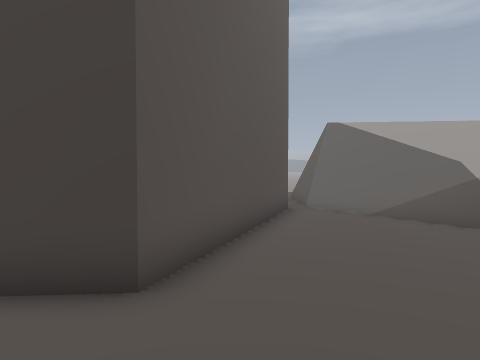
View 1 (above)

24 first-person views from a walk through a level from a Godot 3-D game. The camera is 1.5 m above the floor, tilts 2° down and sees 70° across. The floor is counted in squares, 2 m on a side. Each view is taken from the middle of a square. On the plan, view 1 faces up. The plan holds only what a view shows up to about 11 squares ahead; the rest is blank. The place goes on beyond the plan.

View 2
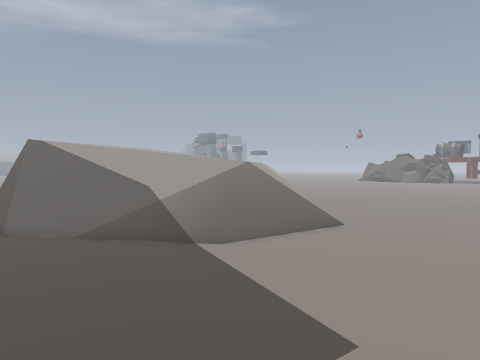

View 3
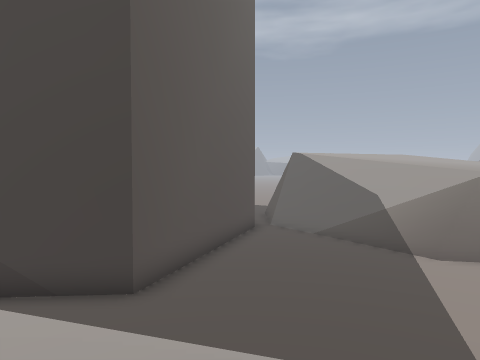

View 4
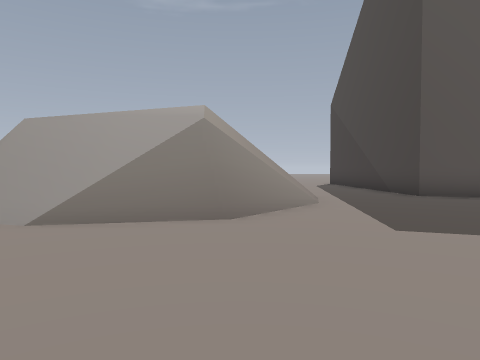

View 5
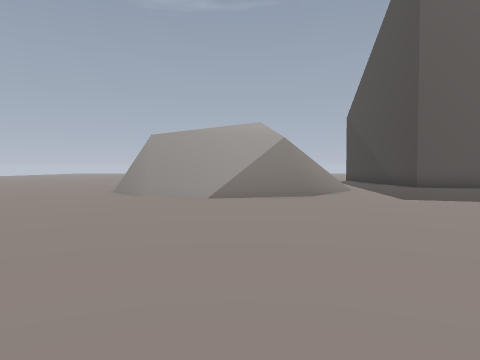

View 6
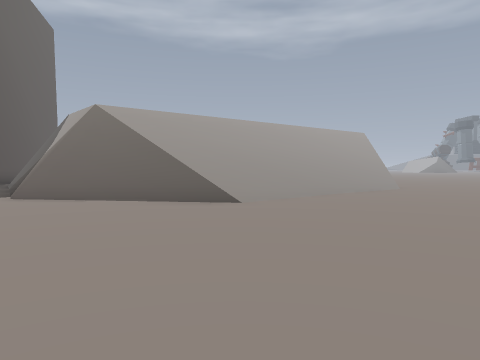

View 7
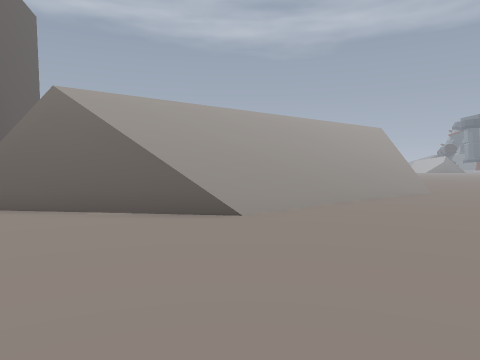

View 8
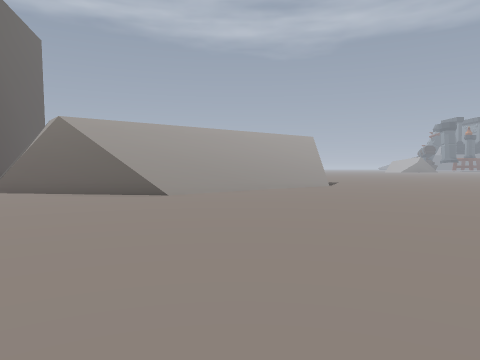

View 9
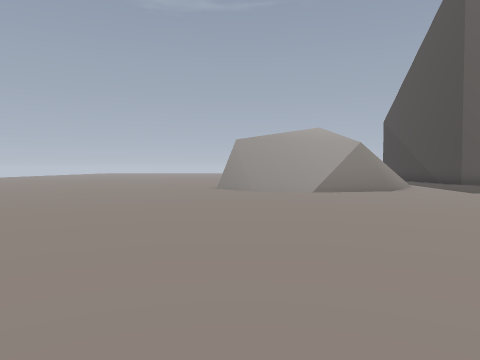

View 10
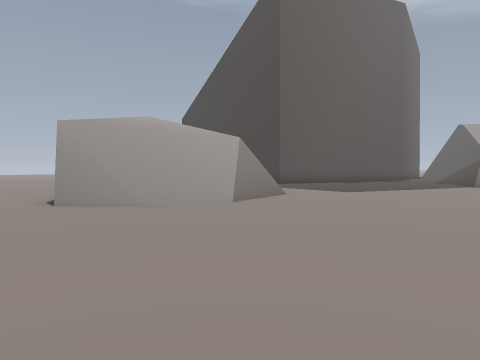

View 11
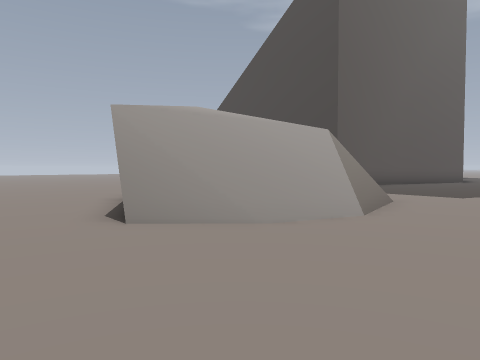

View 12
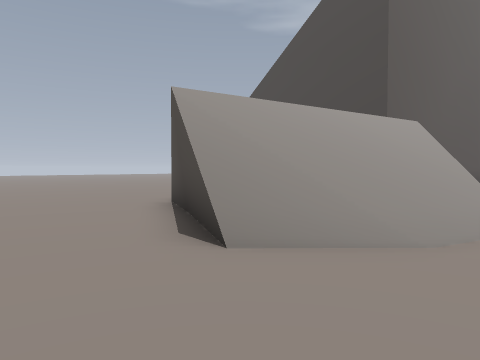

View 13
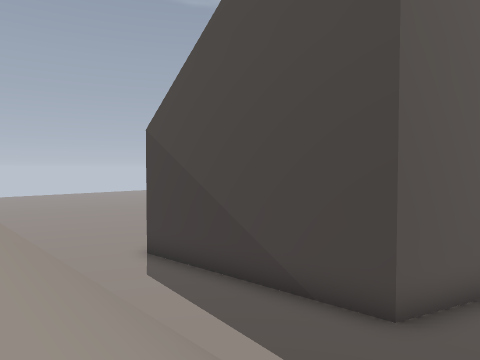

View 14
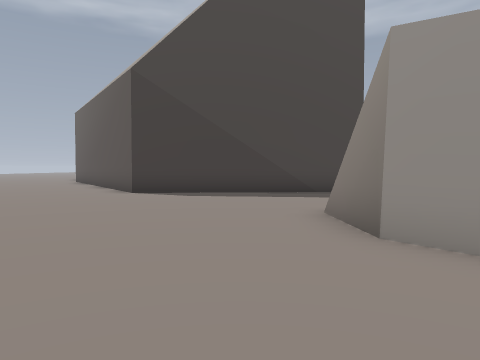

View 15
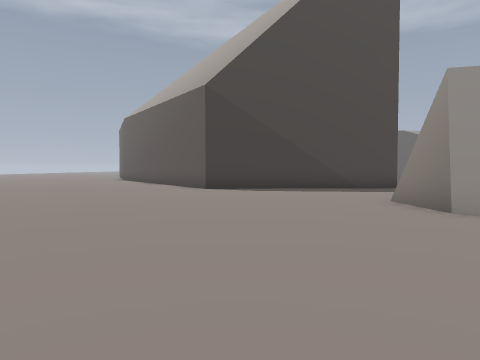

View 16
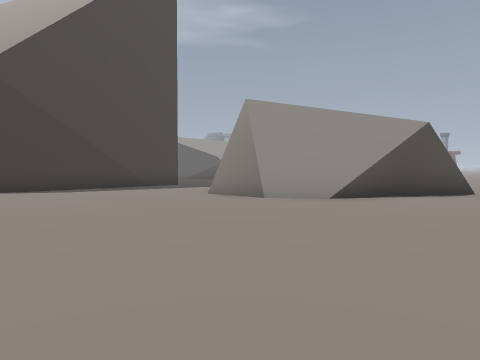

View 17
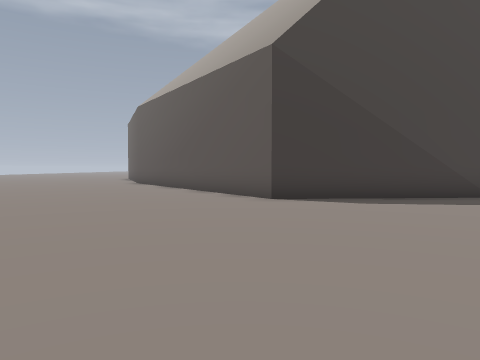

View 18
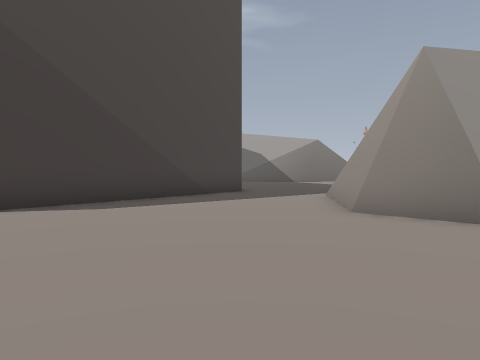

View 19
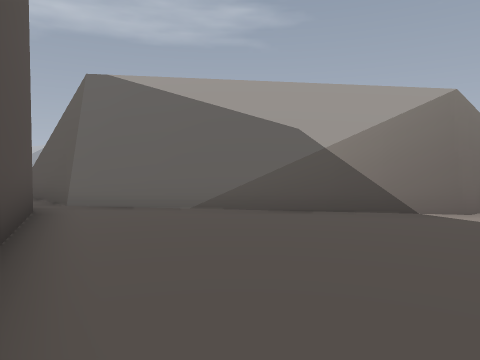

View 20
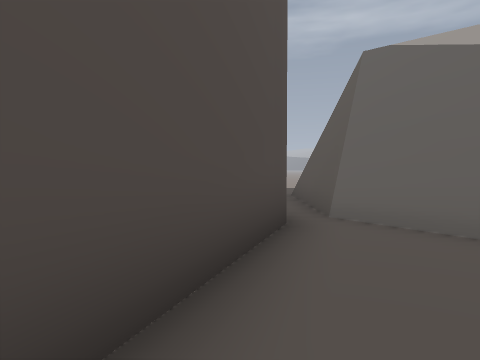

View 21
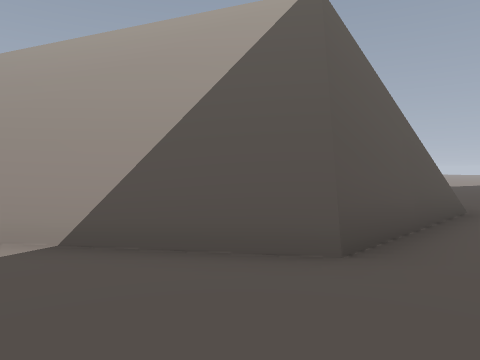

View 22
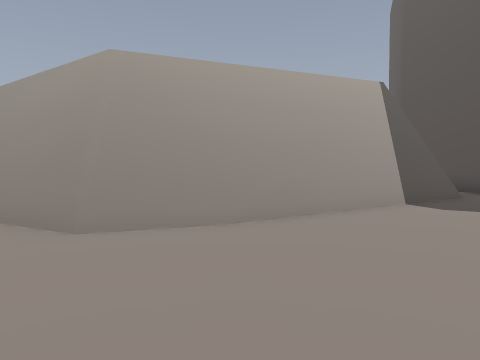

View 23
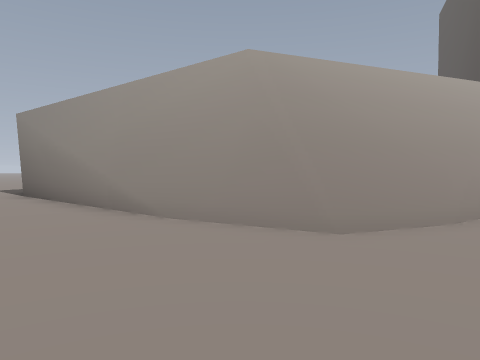

View 24
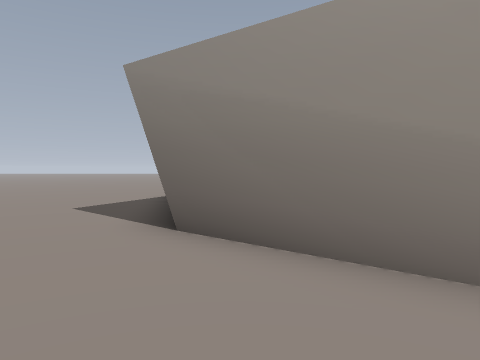

### Floor plan
Key: @ floor where view 1 was taken; # wall or solid block; . floor; / step, stairs or slope; = window, fence, low wall or low ledge; v drop or lower ground.
Columns run from 10 left of view 1 to 19 right of it. Each row starts with its distance up from view 1.
 25                   .  .
 24                  ......
 23                 ........
 22                 ........
 21                ..../=....
 20               ....///#.....
 19            .....##///###....
 18            ....##////vv##....
 17            ...##//////vv##...
 16            ..#v////    //v#...
 15            #.#///        //#..
 14            #.#v            /..
 13            #.#v/            ..
 12            #.##v            /.
 11            #..#v/      //////.
 10           ##..##v/    //////..
  9           #....##v   //////...
  8           #.....#v////////....
  7          ##.....##v//////.....
  6 ##       #........###///......
  5 .##      #....................
  4 ..########....................
  3 ..............................
  2 .............................
  1 .........//..................
  0 ........#/@=/...............
 -1 .......##///#/.............
 -2 .......#////##.............
 -3 .......#/////=............
 -4 .......##/////......... .
 -5 ........#/////..........
 -6 ........../#=............
 -7 ........................
 -8 .......................
 -9 ....       ..........

Positions as (right, up) in squares from view 1, and headings:
1: (0, 0), facing up
2: (0, -1), facing up-right
3: (1, -3), facing up
4: (8, -1), facing left
5: (12, -3), facing left
6: (12, -2), facing up
7: (12, 0), facing up
8: (14, -4), facing up
9: (14, -6), facing left
10: (9, -9), facing up-left
11: (6, -9), facing up-left
12: (4, -9), facing up-left
13: (1, -2), facing up-left
14: (-5, -7), facing up
15: (-7, -9), facing up
16: (-10, -9), facing up-right
17: (-9, -5), facing up
18: (-9, -4), facing up-right
19: (0, 5), facing up-right
20: (1, 7), facing up
21: (1, 19), facing down-right
22: (8, 25), facing down
23: (11, 25), facing down
24: (16, 20), facing down
